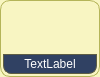
<?xml version="1.0" encoding="UTF-8"?>
<ui version="4.0">
 <class>ToolBarButton</class>
 <widget class="QFrame" name="ToolBarButton">
  <property name="geometry">
   <rect>
    <x>0</x>
    <y>0</y>
    <width>100</width>
    <height>77</height>
   </rect>
  </property>
  <property name="minimumSize">
   <size>
    <width>100</width>
    <height>77</height>
   </size>
  </property>
  <property name="maximumSize">
   <size>
    <width>100</width>
    <height>98</height>
   </size>
  </property>
  <property name="windowTitle">
   <string>Frame</string>
  </property>
  <property name="styleSheet">
   <string notr="true">border:1px;
border-style:solid;
border-radius: 10px;
padding: 2px;
border-color: rgb(180, 180, 89);
background-color: rgb(248, 245, 194);
</string>
  </property>
  <property name="frameShape">
   <enum>QFrame::StyledPanel</enum>
  </property>
  <property name="frameShadow">
   <enum>QFrame::Raised</enum>
  </property>
  <layout class="QVBoxLayout" name="verticalLayout">
   <property name="spacing">
    <number>0</number>
   </property>
   <property name="leftMargin">
    <number>0</number>
   </property>
   <property name="topMargin">
    <number>0</number>
   </property>
   <property name="rightMargin">
    <number>0</number>
   </property>
   <property name="bottomMargin">
    <number>0</number>
   </property>
   <item>
    <layout class="QHBoxLayout" name="horizontalLayout">
     <property name="spacing">
      <number>0</number>
     </property>
     <item>
      <spacer name="horizontalSpacer_3">
       <property name="orientation">
        <enum>Qt::Horizontal</enum>
       </property>
       <property name="sizeHint" stdset="0">
        <size>
         <width>58</width>
         <height>13</height>
        </size>
       </property>
      </spacer>
     </item>
     <item>
      <widget class="QLabel" name="lbl_icon">
       <property name="maximumSize">
        <size>
         <width>70</width>
         <height>70</height>
        </size>
       </property>
       <property name="styleSheet">
        <string notr="true">border-color: rgba(0,0,0,0);
</string>
       </property>
       <property name="text">
        <string/>
       </property>
       <property name="pixmap">
        <pixmap resource="../maya.qrc">:/Icons/PNG/Factura.png</pixmap>
       </property>
       <property name="scaledContents">
        <bool>true</bool>
       </property>
       <property name="alignment">
        <set>Qt::AlignCenter</set>
       </property>
      </widget>
     </item>
     <item>
      <spacer name="horizontalSpacer_2">
       <property name="orientation">
        <enum>Qt::Horizontal</enum>
       </property>
       <property name="sizeHint" stdset="0">
        <size>
         <width>58</width>
         <height>13</height>
        </size>
       </property>
      </spacer>
     </item>
    </layout>
   </item>
   <item>
    <spacer name="verticalSpacer">
     <property name="orientation">
      <enum>Qt::Vertical</enum>
     </property>
     <property name="sizeHint" stdset="0">
      <size>
       <width>20</width>
       <height>0</height>
      </size>
     </property>
    </spacer>
   </item>
   <item>
    <widget class="QLabel" name="lbl_text">
     <property name="styleSheet">
      <string notr="true">color: rgb(255, 255, 255);
background-color: #304163;
border-color: rgb(93, 93, 69);
border-top-left-radius:0px;
 border-top-right-radius:0px;
 border-bottom-right-radius:8px;
 border-bottom-left-radius:8px;
margin: 0px;</string>
     </property>
     <property name="text">
      <string>TextLabel</string>
     </property>
     <property name="alignment">
      <set>Qt::AlignCenter</set>
     </property>
    </widget>
   </item>
  </layout>
 </widget>
 <resources>
  <include location="../maya.qrc"/>
 </resources>
 <connections/>
</ui>
